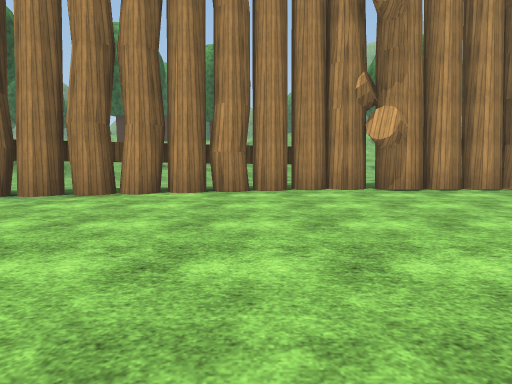
[1] (above)

17 first-person views from a walk through a scene from a Unity 3-D project. The camera is 1.3 m above the floor, tilts 6° down and sees 75° across. The floor is counted in squares, 1.8 m on a side. Each view is taken from the middle of a square. On the plan, view 1 faces up. The plan holds only what a view shows up to about 11 squares ahead; the rest is blank. The place goes on beyond the plan. Some trees and plants on the terrain are drawn as simple stand-ins. The player character is not drawn. Some animated figures are left out. Some surface patterns are stand-ins.

[2]
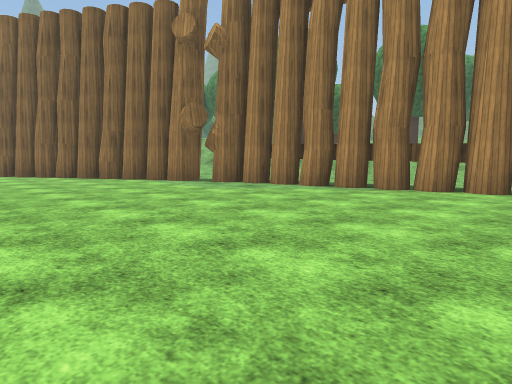

[3]
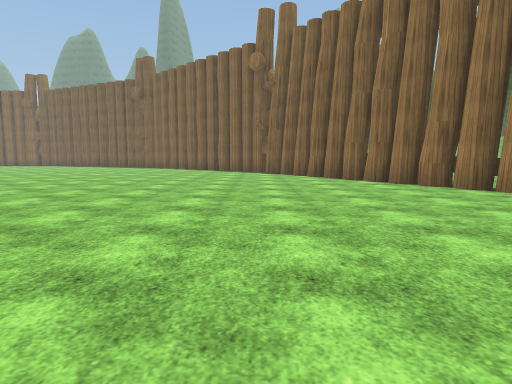

[4]
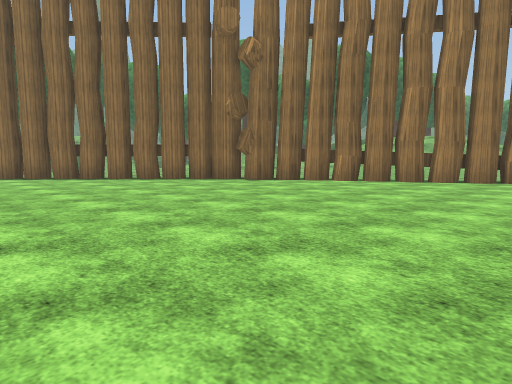

[5]
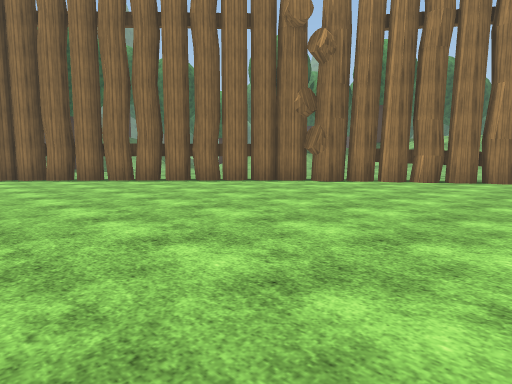

[6]
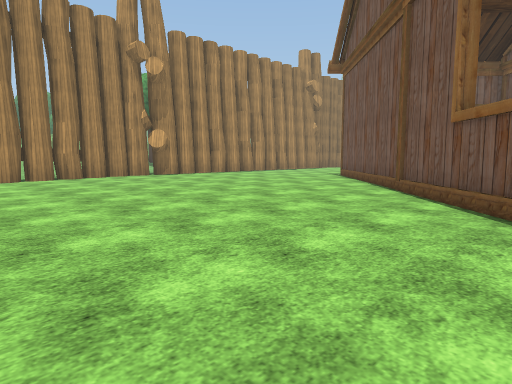

[7]
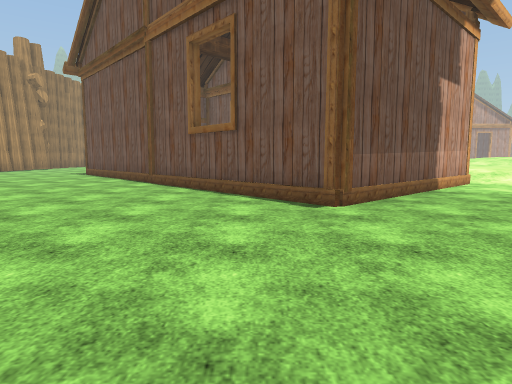

[8]
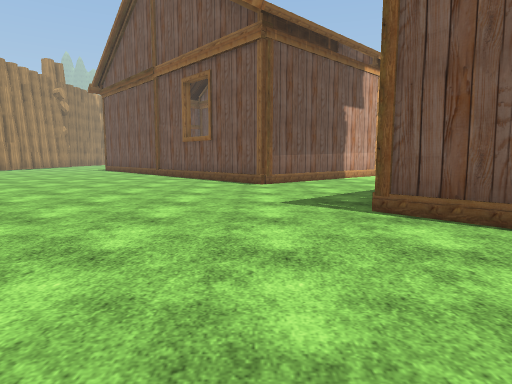

[9]
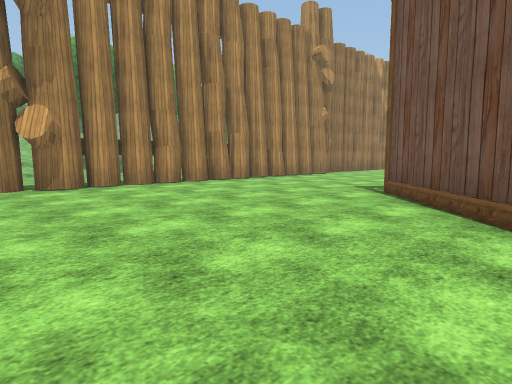

[10]
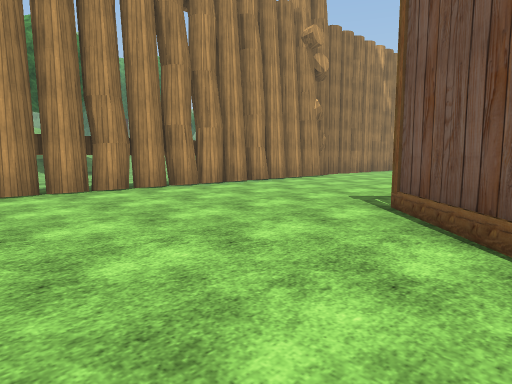

[11]
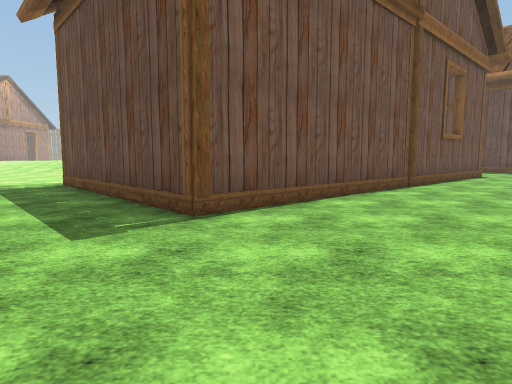

[12]
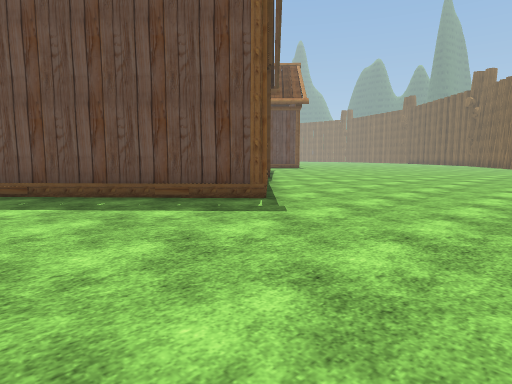

[13]
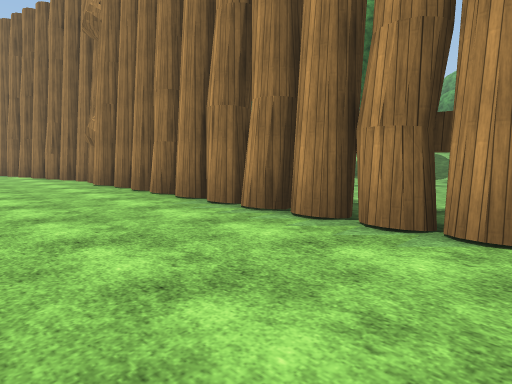

[14]
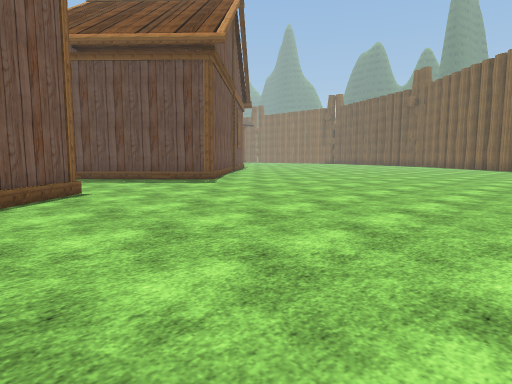

[15]
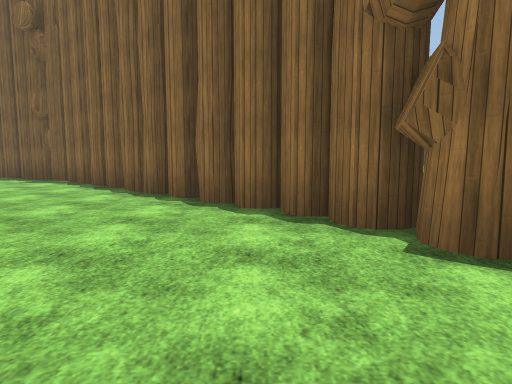

[16]
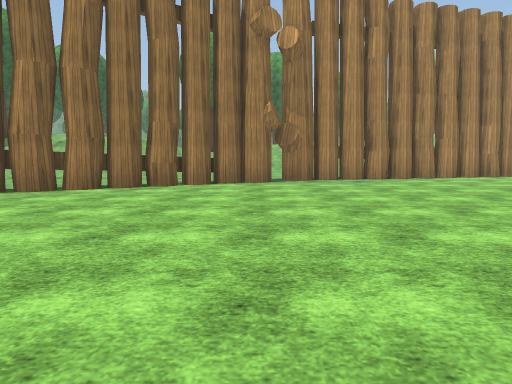

[17]
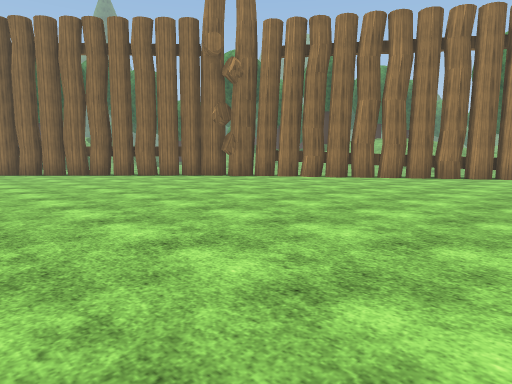

### Floor plan
Key: @ floor where view 1 was taken; # wall or solid block; x gap in a wall; . main floor; : floor 0.25 m higher than the main floor; / step, stairs or slope; ^ raised ledge.
Columns run from 26 left of view 1 to 12 right of it. Each row starts with its distance up from view 1.
 11                     ///:
 10                     //..           ..
  9                      .  ..         ...
  8                      .....############
  7                      .#####..######.###
  6                   #####................
  5                 ###....................
  4             ...##......................
  3            .####.......................
  2            ##..........................
  1          ###.....................##...
  0        ###................@.....#  #...
 -1        #.......................#    #..
 -2       ##.....................##      #.
 -3      ##.....................#^        x
 -4     ##.....................#^
 -5    ##.....................#^
 -6   #......................#^
 -7  ##.......................#
 -8 ##..................##.....#
 -9 #..       .........####.....#

Positions as (right, up) in squares from view 1, and headings:
1: (0, 0), facing up
2: (0, -1), facing up-left
3: (-3, -1), facing left
4: (-10, -8), facing up-left
5: (-12, -9), facing up-left
6: (-4, -5), facing up-right
7: (-6, -5), facing right
8: (-10, -6), facing right
9: (1, -1), facing up-right
10: (3, 0), facing up-right
11: (7, 6), facing down
12: (12, 6), facing down-left
13: (12, 4), facing up-left
14: (1, 1), facing down-left
15: (-15, -2), facing left
16: (-9, -5), facing up
17: (-8, -9), facing up-left
